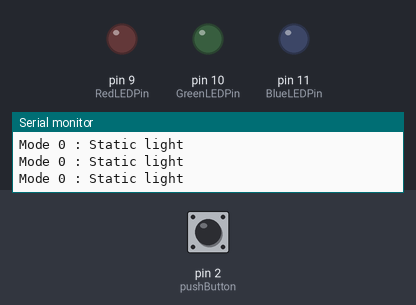
This sketch was run on a simulated Arduino Uno, built with avr-gcc and run on an emulated ATmega328P. Parts: output pins drawn as LEDs (lit = HIGH), the last lines printed to the serial monitor. Dashed ring = blinking. The test bench sets the inputs (shaded band); at power-on: pin 2 (pushButton) HIGH.

Above: at 1.2 s.
1.3 s: pin 2 (pushButton) pulled LOW for 1 s
At 2.7 s:
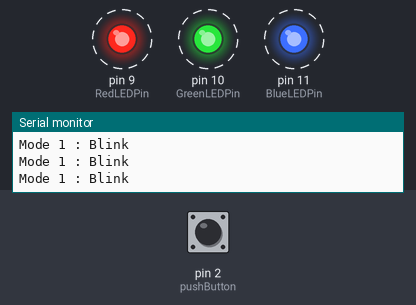
5.3 s: pin 2 (pushButton) pulled LOW for 0.15 s
At 6.3 s:
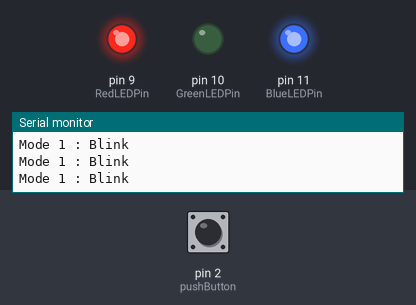
8.4 s: pin 2 (pushButton) pulled LOW for 0.15 s
At 9.4 s:
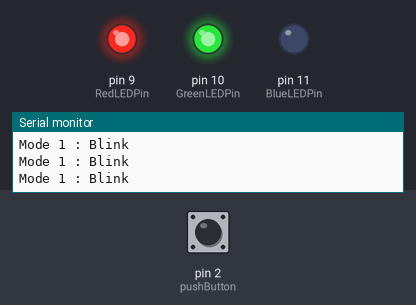
11.5 s: pin 2 (pushButton) pulsed LOW 5 times (0.12 s each, 0.3 s apart)
At 12.4 s:
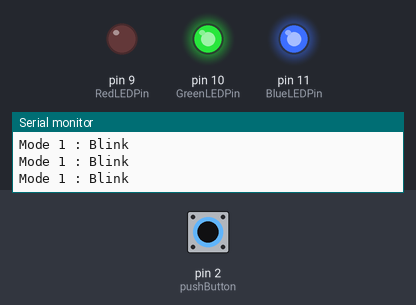
14.5 s: pin 2 (pushButton) pulsed LOW 2 times (0.12 s each, 0.3 s apart)
At 15.0 s:
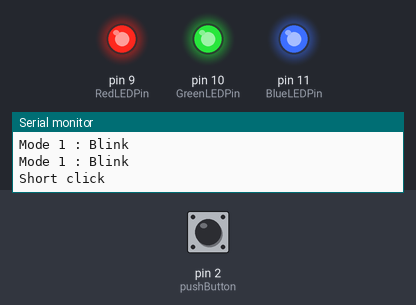
Timing chart, 0 to 19.1 s (numbered marks = the images above; inputs shaded):
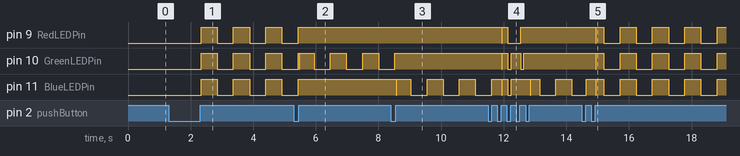

The sketch:

MidTermPrep.ino
```cpp
const int RedLEDPin = 9;
const int GreenLEDPin = 10;
const int BlueLEDPin = 11;

const int pushButton = 2;

int buttonState = 0;

unsigned long pressingTime = 0;
const long longPressInterval = 1000;
bool buttonPressed = false;

int ledCounter = 1;           // Tracks current color (1-7)

//Mode 0 : Constant Light
//Mode 1 : Blick mode
//Mode 2 : Breathing light
int currentMode = 0;

unsigned long blinkTimer = 0;
const int blinkInterval = 500;
bool blinkOn = true;

int RCurrentColor = 0;
int GCurrentColor = 0;
int BCurrentColor = 0;


void setup() {

  Serial.begin(9600);
  pinMode(RedLEDPin, OUTPUT);
  pinMode(GreenLEDPin, OUTPUT);
  pinMode(BlueLEDPin, OUTPUT);
  pinMode(pushButton, INPUT);

}


void loop() {

  int clickType = checkButton();

  if ( clickType == 1){
    changeLEDColor();
  }

  else if (clickType == 2){
    currentMode++;
    if (currentMode >= 3){
      currentMode = 0;
    }
    if(currentMode == 1){
      blinkTimer = 0;
      blinkOn = true;
    }
  }

  updateLEDColor(currentMode);

}


void updateLEDColor(int currentMode){

    if (currentMode == 0){
    Serial.println("Mode 0 : Static light");
    //Nothing static light
    }


    //Blink mode
    else if (currentMode == 1){
    Serial.println("Mode 1 : Blink");
    unsigned long currentTime = millis();
    if(currentTime - blinkTimer > blinkInterval){
      blinkOn = !blinkOn;
      blinkTimer = currentTime;
    }
    if (blinkOn == true){
      PowerLEDControl(RCurrentColor, GCurrentColor, BCurrentColor);
    }
    else{
      PowerLEDControl(255, 255, 255);
    }
    }

    //Fading mode
    else if(currentMode == 2){
    Serial.println("Mode 2 : Fading");

    }

}


void changeLEDColor(){

    ledCounter++;

    if (ledCounter == 5){
    ledCounter = 0;
    }
    if (ledCounter == 0){
    PowerLEDControl(0, 0, 0);
    RCurrentColor = 0;
    GCurrentColor = 0;
    BCurrentColor = 0;
    }
    if (ledCounter == 1){
    PowerLEDControl(0, 255, 255);
    RCurrentColor = 0;
    GCurrentColor = 255;
    BCurrentColor = 255;
    }
    if (ledCounter == 2){
    PowerLEDControl(255, 0, 255);
    RCurrentColor = 255;
    GCurrentColor = 0;
    BCurrentColor = 255;
    }
    if (ledCounter == 3){
    PowerLEDControl(255, 255, 0);
    RCurrentColor = 255;
    GCurrentColor = 255;
    BCurrentColor = 0;
    }
    if (ledCounter == 4){
    PowerLEDControl(255, 255, 255);
    RCurrentColor = 255;
    GCurrentColor = 255;
    BCurrentColor = 255;
    }

}


int checkButton(){
  int clickType = 0;
  buttonState = !digitalRead(pushButton);
  delay(5);

  if (buttonState == HIGH && !buttonPressed){
    pressingTime = millis();
    buttonPressed = true;
  }
  if (buttonState == LOW && buttonPressed){
    unsigned long currentTime = millis();
    if (currentTime - pressingTime < longPressInterval){
      Serial.println("Short click");
      clickType = 1;
    }
    else {
      Serial.println("Long Press");
      clickType = 2;
    }
    buttonPressed = false;
  }

  return clickType;

}


void PowerLEDControl(int red, int green, int blue) {
  analogWrite(RedLEDPin, red);
  analogWrite(GreenLEDPin, green);
  analogWrite(BlueLEDPin, blue);
}
```

Measured:
- after the input at 1.3 s, pin 9 (RedLEDPin), pin 10 (GreenLEDPin), pin 11 (BlueLEDPin): alternates HIGH for 0.52 s and LOW for 0.52 s, starting after 1.0 s
- after the input at 5.3 s, pin 9 (RedLEDPin), pin 11 (BlueLEDPin): goes on until 5.4 s, then stays HIGH
- after the input at 8.4 s, pin 10 (GreenLEDPin): goes on until 8.5 s, then stays HIGH; pin 11 (BlueLEDPin): HIGH → LOW after 0.17 s, then repeats every 0.97 s: HIGH 0.45 s, LOW 0.52 s
- after the input at 11.5 s, pin 9 (RedLEDPin): HIGH → LOW after 0.44 s, → HIGH 0.02 s later, → LOW 0.17 s later, → HIGH 0.43 s later; pin 10 (GreenLEDPin): goes LOW 0.02 s, HIGH 0.17 s, LOW 0.11 s, HIGH 0.31 s, LOW 0.08 s, then HIGH, starting after 0.44 s
- after the input at 14.5 s, pin 9 (RedLEDPin), pin 10 (GreenLEDPin): goes LOW 0.02 s, HIGH 0.25 s, 3 × (LOW 0.52 s, HIGH 0.52 s), LOW 0.52 s, then HIGH, starting after 0.44 s
